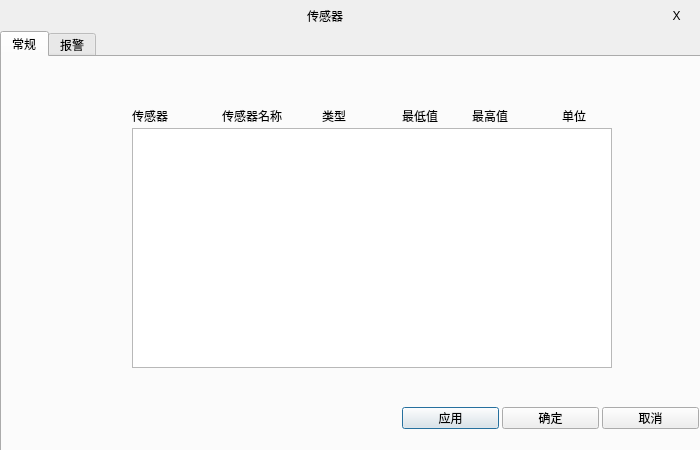
<?xml version="1.0" encoding="UTF-8"?>
<ui version="4.0">
 <class>dialog_null_sensorDialog</class>
 <widget class="QDialog" name="dialog_null_sensorDialog">
  <property name="geometry">
   <rect>
    <x>0</x>
    <y>0</y>
    <width>700</width>
    <height>450</height>
   </rect>
  </property>
  <property name="windowTitle">
   <string>Dialog</string>
  </property>
  <widget class="QLabel" name="label_sensorDialog_title">
   <property name="geometry">
    <rect>
     <x>0</x>
     <y>0</y>
     <width>650</width>
     <height>31</height>
    </rect>
   </property>
   <property name="text">
    <string>传感器</string>
   </property>
   <property name="alignment">
    <set>Qt::AlignCenter</set>
   </property>
  </widget>
  <widget class="QLabel" name="label_sensorDialog_shutdown">
   <property name="geometry">
    <rect>
     <x>650</x>
     <y>0</y>
     <width>50</width>
     <height>31</height>
    </rect>
   </property>
   <property name="text">
    <string> X</string>
   </property>
   <property name="alignment">
    <set>Qt::AlignCenter</set>
   </property>
  </widget>
  <widget class="QTabWidget" name="tabWidget_sensorDialog_sensor">
   <property name="geometry">
    <rect>
     <x>0</x>
     <y>31</y>
     <width>831</width>
     <height>492</height>
    </rect>
   </property>
   <property name="currentIndex">
    <number>0</number>
   </property>
   <widget class="QWidget" name="tab_sensor_general">
    <attribute name="title">
     <string>常规</string>
    </attribute>
    <widget class="QLabel" name="label_general_sensor">
     <property name="geometry">
      <rect>
       <x>130</x>
       <y>50</y>
       <width>60</width>
       <height>17</height>
      </rect>
     </property>
     <property name="text">
      <string>传感器</string>
     </property>
    </widget>
    <widget class="QLabel" name="label_general_sensorName">
     <property name="geometry">
      <rect>
       <x>220</x>
       <y>50</y>
       <width>80</width>
       <height>17</height>
      </rect>
     </property>
     <property name="text">
      <string>传感器名称</string>
     </property>
    </widget>
    <widget class="QLabel" name="label_general_sensorDataLow">
     <property name="geometry">
      <rect>
       <x>400</x>
       <y>50</y>
       <width>51</width>
       <height>17</height>
      </rect>
     </property>
     <property name="text">
      <string>最低值</string>
     </property>
    </widget>
    <widget class="QLabel" name="label_general_sensorDataHigh">
     <property name="geometry">
      <rect>
       <x>470</x>
       <y>50</y>
       <width>67</width>
       <height>17</height>
      </rect>
     </property>
     <property name="text">
      <string>最高值</string>
     </property>
    </widget>
    <widget class="QLabel" name="label_general_unit">
     <property name="geometry">
      <rect>
       <x>560</x>
       <y>50</y>
       <width>41</width>
       <height>17</height>
      </rect>
     </property>
     <property name="text">
      <string>单位</string>
     </property>
    </widget>
    <widget class="QListWidget" name="listWidget_general_list">
     <property name="geometry">
      <rect>
       <x>130</x>
       <y>71</y>
       <width>480</width>
       <height>240</height>
      </rect>
     </property>
    </widget>
    <widget class="QPushButton" name="pushButton_general_use">
     <property name="geometry">
      <rect>
       <x>400</x>
       <y>350</y>
       <width>97</width>
       <height>22</height>
      </rect>
     </property>
     <property name="text">
      <string>应用</string>
     </property>
    </widget>
    <widget class="QPushButton" name="pushButton_general_sure">
     <property name="geometry">
      <rect>
       <x>500</x>
       <y>350</y>
       <width>97</width>
       <height>22</height>
      </rect>
     </property>
     <property name="text">
      <string>确定</string>
     </property>
    </widget>
    <widget class="QPushButton" name="pushButton_general_cancel">
     <property name="geometry">
      <rect>
       <x>600</x>
       <y>350</y>
       <width>97</width>
       <height>22</height>
      </rect>
     </property>
     <property name="text">
      <string>取消</string>
     </property>
    </widget>
    <widget class="QLabel" name="label_2">
     <property name="geometry">
      <rect>
       <x>320</x>
       <y>50</y>
       <width>67</width>
       <height>17</height>
      </rect>
     </property>
     <property name="text">
      <string>类型</string>
     </property>
    </widget>
   </widget>
   <widget class="QWidget" name="tab_sensor_warn">
    <attribute name="title">
     <string>报警</string>
    </attribute>
    <widget class="QLabel" name="label_warn_sersor">
     <property name="geometry">
      <rect>
       <x>130</x>
       <y>50</y>
       <width>67</width>
       <height>17</height>
      </rect>
     </property>
     <property name="text">
      <string>传感器</string>
     </property>
    </widget>
    <widget class="QLabel" name="label_warn_lowWarnData">
     <property name="geometry">
      <rect>
       <x>310</x>
       <y>50</y>
       <width>91</width>
       <height>17</height>
      </rect>
     </property>
     <property name="text">
      <string>低位报警值</string>
     </property>
    </widget>
    <widget class="QLabel" name="label_warn_highWarnData">
     <property name="geometry">
      <rect>
       <x>400</x>
       <y>50</y>
       <width>91</width>
       <height>17</height>
      </rect>
     </property>
     <property name="text">
      <string>高位报警值</string>
     </property>
    </widget>
    <widget class="QLabel" name="label_warn_Out">
     <property name="geometry">
      <rect>
       <x>490</x>
       <y>50</y>
       <width>101</width>
       <height>17</height>
      </rect>
     </property>
     <property name="text">
      <string>报警输出</string>
     </property>
    </widget>
    <widget class="QListWidget" name="listWidget_warn_list">
     <property name="geometry">
      <rect>
       <x>130</x>
       <y>70</y>
       <width>500</width>
       <height>241</height>
      </rect>
     </property>
    </widget>
    <widget class="QPushButton" name="pushButton_warn_use">
     <property name="geometry">
      <rect>
       <x>400</x>
       <y>350</y>
       <width>97</width>
       <height>22</height>
      </rect>
     </property>
     <property name="text">
      <string>应用</string>
     </property>
    </widget>
    <widget class="QPushButton" name="pushButton_warn_sure">
     <property name="geometry">
      <rect>
       <x>500</x>
       <y>350</y>
       <width>97</width>
       <height>22</height>
      </rect>
     </property>
     <property name="text">
      <string>确定</string>
     </property>
    </widget>
    <widget class="QPushButton" name="pushButton_warn_cancel">
     <property name="geometry">
      <rect>
       <x>600</x>
       <y>350</y>
       <width>97</width>
       <height>22</height>
      </rect>
     </property>
     <property name="text">
      <string>取消</string>
     </property>
    </widget>
    <widget class="QLabel" name="label">
     <property name="geometry">
      <rect>
       <x>220</x>
       <y>50</y>
       <width>67</width>
       <height>17</height>
      </rect>
     </property>
     <property name="text">
      <string>类型</string>
     </property>
    </widget>
   </widget>
  </widget>
 </widget>
 <resources/>
 <connections/>
</ui>
